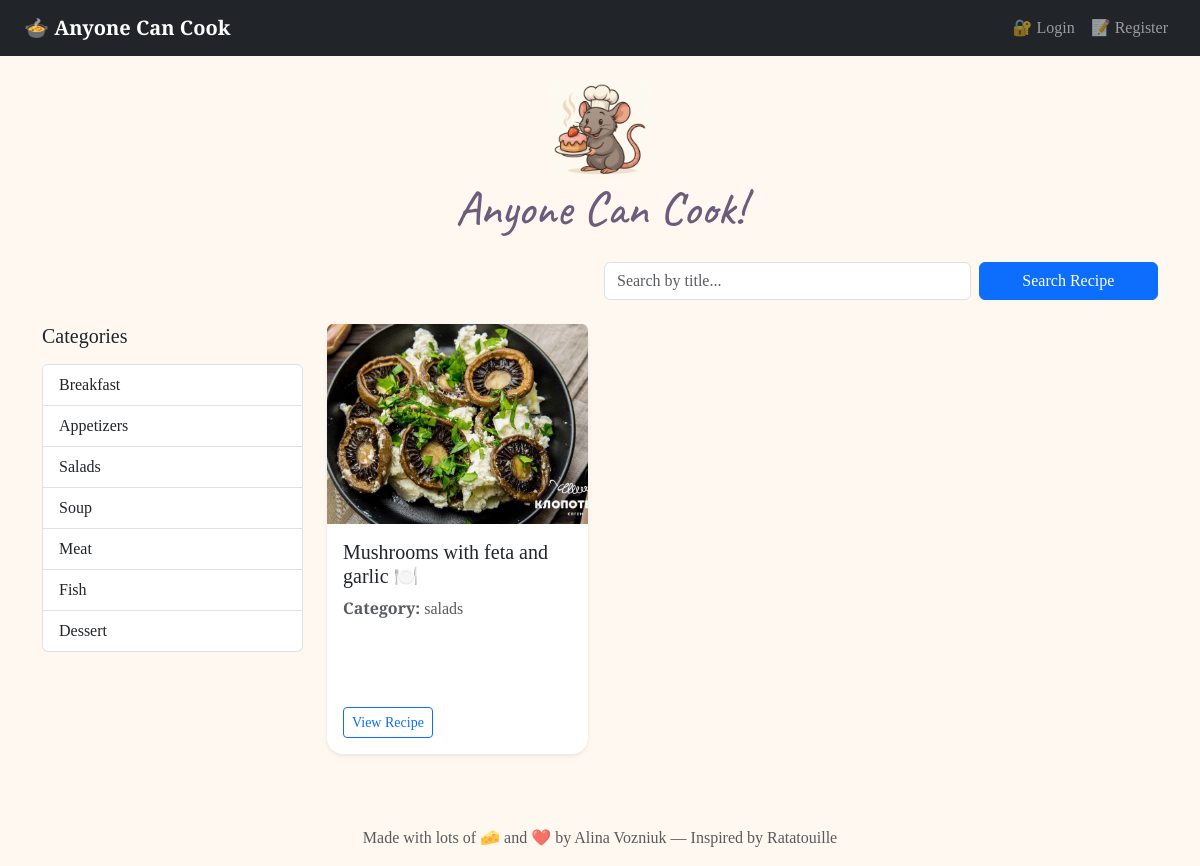
The page / on the database its author committed.
### app.py (models this page shows)
class Recipe(db.Model):
    id = db.Column(db.Integer, primary_key=True)
    title = db.Column(db.String(150), nullable=False)
    category = db.Column(db.String(50), nullable=False)
    ingredients = db.Column(db.Text, nullable=False)
    process = db.Column(db.Text, nullable=False)
    image = db.Column(db.String(150))
    source = db.Column(db.String(250), nullable=True)
    date = db.Column(db.DateTime, default=datetime.utcnow)
    votes_interesting = db.Column(db.Integer, default=0)
    votes_mindblowing = db.Column(db.Integer, default=0)
    votes_false = db.Column(db.Integer, default=0)
    user_id = db.Column(db.Integer, db.ForeignKey('user.id'))

### app.py (the view)
@app.route('/', methods=['GET'])
def index():
    category = request.args.get('category')
    search = request.args.get('search')
    query = Recipe.query
    if category and category != 'all':
        query = query.filter_by(category=category)
    if search:
        query = query.filter(Recipe.title.contains(search))
    recipes = query.order_by(Recipe.id.desc()).all()
    return render_template('index.html', recipes=recipes, selected_category=category)

### templates/index.html (shortened to what this page needs)
{% extends 'base.html' %}
{% block content %}
<form method="GET" class="row justify-content-end g-2 mb-4">
  <div class="col-md-4">
    <input type="text" class="form-control" name="search" placeholder="Search by title..." value="{{ request.args.get('search', '') }}">
  </div>
  <div class="col-md-2">
    <button type="submit" class="btn btn-primary w-100">Search Recipe</button>
  </div>
</form>
<div class="row">
  <div class="col-md-3 mb-4">
    <h5 class="mb-3">Categories</h5>
    <ul class="list-group">
      {% set categories = ['breakfast', 'appetizers', 'salads', 'soup', 'meat', 'fish', 'dessert'] %}
      {% for cat in categories %}
      <li class="list-group-item d-flex justify-content-between align-items-center">
        <a href="{{ url_for('index', category=cat) }}" class="text-decoration-none text-dark">
          {{ cat.capitalize() }}
        </a>
      </li>
      {% endfor %}
    </ul>
  </div>
  <div class="col-md-9">
    <div class="row">
      {% for recipe in recipes %}
      <div class="col-md-6 col-lg-4 mb-4">
        <div class="card h-100 shadow-sm border-0" style="border-radius: 1rem; min-height: 430px;">
          {% if recipe.image %}
          <img src="{{ url_for('static', filename='uploads/' + recipe.image) }}" class="card-img-top rounded-top" style="height: 200px; object-fit: cover;">
          {% endif %}
          <div class="card-body d-flex flex-column">
            <h5 class="card-title">
              <a href="{{ url_for('recipe_detail', recipe_id=recipe.id) }}" class="text-decoration-none text-dark">
                {{ recipe.title }} 🍽️
              </a>
            </h5>
            <p class="text-muted"><strong>Category:</strong> {{ recipe.category }}</p>
            <div class="mt-auto">
              <a href="{{ url_for('recipe_detail', recipe_id=recipe.id) }}" class="btn btn-outline-primary btn-sm">View Recipe</a>
            </div>
          </div>
        </div>
      </div>
      {% endfor %}
    </div>
  </div>
</div>
{% endblock %}

### templates/base.html (style rules this page uses)
body { font-family: 'Playfair Display', serif; background-color: #fff8f0; }

### rows shown on the page
Recipe: image (picture), title "Mushrooms with feta and garlic", category "salads"

### other values the page prints
{{ cat.capitalize() }} "Breakfast" "Appetizers" "Salads" "Soup" "Meat" "Fish" "Dessert"
